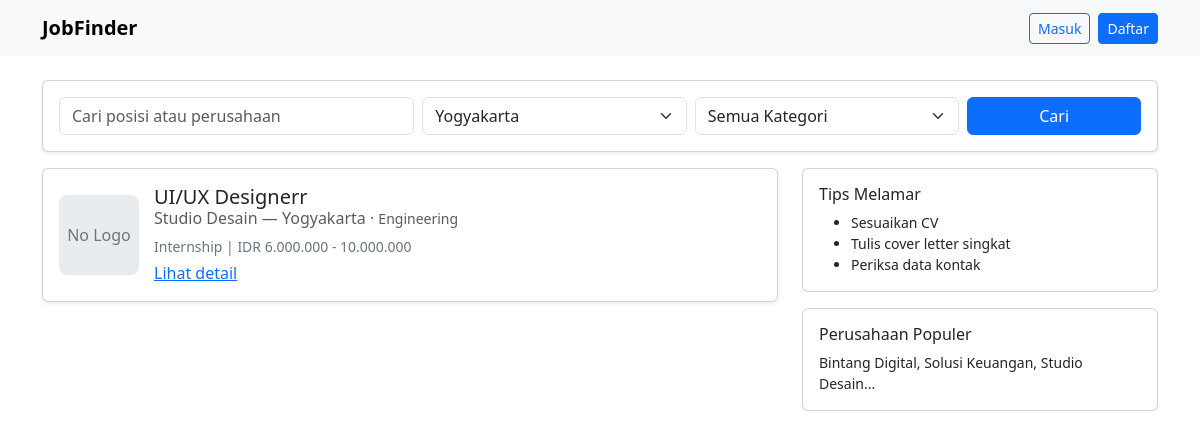
Page /index.php?location=Yogyakarta on the committed database.
### tables this page shows
CREATE TABLE `jobs` (
  `id` int NOT NULL,
  `title` varchar(150) NOT NULL,
  `company` varchar(150) NOT NULL,
  `location` varchar(120) NOT NULL,
  `category` varchar(100) NOT NULL,
  `type` varchar(50) DEFAULT 'Full-time',
  `salary` varchar(80) DEFAULT '',
  `description` text,
  `logo` varchar(255) DEFAULT NULL,
  `posted_at` timestamp NOT NULL DEFAULT CURRENT_TIMESTAMP,
  `status` enum('pending','active','inactive') DEFAULT 'pending'
);

### index.php (the view, shortened to what this page needs)
<?php
require_once('./config.php');
$locations = ['Jakarta','Bandung','Bali','Surabaya','Yogyakarta'];
$loc = $_GET['location'] ?? '';
$q   = $_GET['q'] ?? '';
$sql = "SELECT id, title, company, location, category, type, salary, posted_at, IFNULL(logo,'') AS logo FROM jobs WHERE 1=1";
$params = [];
$types = '';
if ($loc !== '') {
    $sql .= " AND location = ?";
    $params[] = $loc;
    $types .= 's';
}
$sql .= " ORDER BY posted_at DESC";
$res = false;
if (count($params) > 0) {
    $stmt = $conn->prepare($sql);
    if ($stmt) {
        $bind_names[] = $types;
        for ($i=0; $i<count($params); $i++) {
            $bind_name = 'bind' . $i;
            $bind_names[] = &$$bind_name;
        }
        call_user_func_array([$stmt, 'bind_param'], $bind_names);
        $stmt->execute();
        $res = $stmt->get_result();
    } else {
        $safe_sql = $sql;
        foreach ($params as $p) {
            $safe_sql = preg_replace('/\?/', "'" . $conn->real_escape_string($p) . "'", $safe_sql, 1);
        }
        $res = $conn->query($safe_sql);
    }
} else {
    $res = $conn->query($sql);
}
?>
<!doctype html>
<html lang="id">
<head>
    <link href="https://cdn.jsdelivr.net/npm/bootstrap@5.3.0/dist/css/bootstrap.min.css" rel="stylesheet">
</head>
<body>
    <nav class="navbar navbar-expand-lg bg-body-tertiary">
        <div class="container">
            <a class="navbar-brand fw-bold" href="#">JobFinder</a>
            <div class="d-flex">
                <?php if (isset($_SESSION['user_id'])): ?>
                <span class="me-2">Halo, <?= htmlspecialchars($_SESSION['user_name']) ?></span>
                <a class="btn btn-outline-secondary btn-sm" href="logout.php">Logout</a>
                <?php else: ?>
                <a class="btn btn-outline-primary btn-sm me-2" href="login.php">Masuk</a>
                <a class="btn btn-primary btn-sm" href="register.php">Daftar</a>
                <?php endif; ?>
            </div>
        </div>
    </nav>
    <div class="container py-4">
        <div class="card p-3 mb-3 shadow-sm">
            <form class="row g-2" method="get">
                <div class="col-md-4">
                    <input name="q" class="form-control" placeholder="Cari posisi atau perusahaan"
                        value="<?= htmlspecialchars($q) ?>">
                </div>
                <div class="col-md-3">
                    <select name="location" class="form-select">
                        <?php foreach ($locations as $l): ?>
                        <option value="<?= htmlspecialchars($l) ?>" <?= ($loc == $l) ? 'selected' : '' ?>>
                            <?= htmlspecialchars($l) ?>
                        </option>
                        <?php endforeach; ?>
                    </select>
                </div>
                <div class="col-md-3">
                    <select name="category" class="form-select">
                        <option value="">Semua Kategori</option>
                    </select>
                </div>
                <div class="col-md-2">
                    <button class="btn btn-primary w-100">Cari</button>
                </div>
            </form>
        </div>
        <div class="row">
            <div class="col-md-8">
                <?php if ($res && $res->num_rows > 0): ?>
                <?php while ($job = $res->fetch_assoc()): ?>
                <div class="card mb-3 shadow-sm">
                    <div class="card-body d-flex align-items-center">
                        <?php if (!empty($job['logo'])): ?>
                        <img src="../uploads/<?= htmlspecialchars($job['logo']) ?>"
                            alt="Logo <?= htmlspecialchars($job['company']) ?>"
                            style="width:80px; height:80px; object-fit:contain; margin-right:15px; border-radius:8px; background:#fff;">
                        <?php else: ?>
                        <div
                            style="width:80px; height:80px; background:#e9ecef; border-radius:8px; margin-right:15px; display:flex; align-items:center; justify-content:center; color:#6c757d;">
                            No Logo
                        </div>
                        <?php endif; ?>
                        <div>
                            <h5 class="card-title mb-1"><?= htmlspecialchars($job['title']) ?></h5>
                            <h6 class="card-subtitle mb-2 text-muted">
                                <?= htmlspecialchars($job['company']) ?> — <?= htmlspecialchars($job['location']) ?>
                                · <small><?= htmlspecialchars($job['category']) ?></small>
                            </h6>
                            <p class="mb-1 small text-secondary">
                                <?= htmlspecialchars($job['type']) ?> | <?= htmlspecialchars($job['salary']) ?>
                            </p>
                            <a href="job_detail.php?id=<?= $job['id'] ?>" class="stretched-link">Lihat detail</a>
                        </div>
                    </div>
                </div>
                <?php endwhile; ?>
                <?php else: ?>
                <p class="text-center text-muted">Belum ada lowongan yang sesuai.</p>
                <?php endif; ?>
            </div>
            <div class="col-md-4">
                <div class="card p-3 mb-3">
                    <h6>Tips Melamar</h6>
                    <ul class="small mb-0">
                        <li>Sesuaikan CV</li>
                        <li>Tulis cover letter singkat</li>
                        <li>Periksa data kontak</li>
                    </ul>
                </div>
                <div class="card p-3">
                    <h6>Perusahaan Populer</h6>
                    <p class="small mb-0">Bintang Digital, Solusi Keuangan, Studio Desain...</p>
                </div>
            </div>
        </div>
    </div>
</body>
</html>

### rows in the picture
jobs: title "UI/UX Designerr", company "Studio Desain", location "Yogyakarta", category "Engineering", type "Internship", salary "IDR 6.000.000 - 10.000.000"

### other values in the picture
form field location "Yogyakarta"
